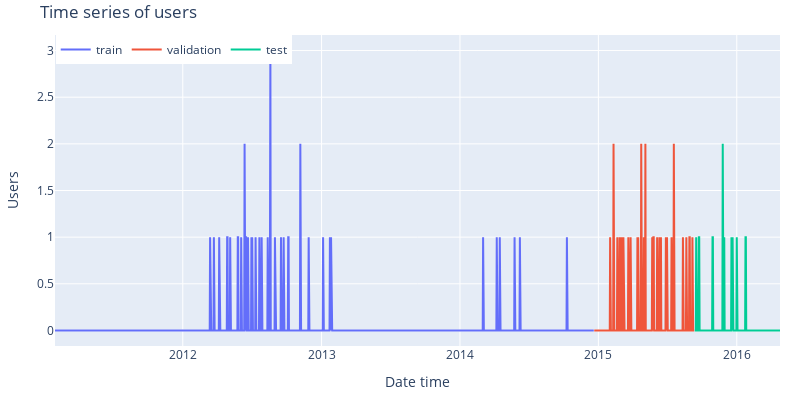

The code cell stored with this chart in its notebook:
### Code cell
fig = go.Figure()
trace1 = go.Scatter(x=data_train.index, y=data_train['sales'], name="train", mode="lines")
trace2 = go.Scatter(x=data_val.index, y=data_val['sales'], name="validation", mode="lines")
trace3 = go.Scatter(x=data_test.index, y=data_test['sales'], name="test", mode="lines")
fig.add_trace(trace1)
fig.add_trace(trace2)
fig.add_trace(trace3)
fig.update_layout(
    title="Time series of users",
    xaxis_title="Date time",
    yaxis_title="Users",
    width  = 800,
    height = 400,
    margin=dict(l=20, r=20, t=35, b=20),
    legend=dict(
        orientation="h",
        yanchor="top",
        y=1,
        xanchor="left",
        x=0.001
    )
)
fig.show()

### Figure 1 — Plotly figure (JSON) as saved in the notebook; plotly's stock layout.template omitted (floating-point values rounded to 4 significant figures; data arrays with more than 128 entries replaced by an {"elided": "..."} marker saying what was removed)
{"data": [{"mode": "lines", "name": "train", "type": "scatter", "x": {"elided": "1422 str values"}, "y": {"elided": "1422 int values"}}, {"mode": "lines", "name": "validation", "type": "scatter", "x": {"elided": "265 str values"}, "y": {"elided": "265 int values"}}, {"mode": "lines", "name": "test", "type": "scatter", "x": {"elided": "226 str values"}, "y": {"elided": "226 int values"}}], "layout": {"height": 400, "legend": {"orientation": "h", "x": 0.001, "xanchor": "left", "y": 1, "yanchor": "top"}, "margin": {"b": 20, "l": 20, "r": 20, "t": 35}, "title": {"text": "Time series of users"}, "width": 800, "xaxis": {"autorange": true, "range": ["2011-01-29", "2016-04-24"], "title": {"text": "Date time"}, "type": "date"}, "yaxis": {"autorange": true, "range": [-0.1667, 3.167], "title": {"text": "Users"}, "type": "linear"}}}
